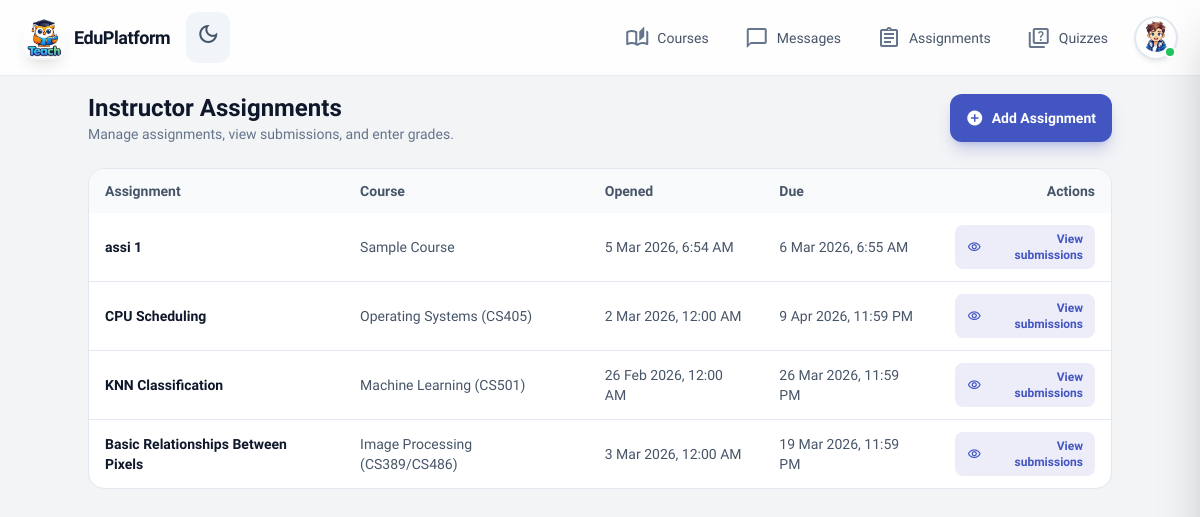
Page /instructor/assignments/ (signed in) on the committed database.
### teach/models.py (models this page shows, shortened)
class Assignment(models.Model):
    assignment_id = models.AutoField(primary_key=True)
    content = models.ForeignKey(
        CourseContent,
        on_delete=models.CASCADE,
        related_name='assignments',
        to_field='content_id'
    )
    description = models.TextField(blank=True, default='')
    learning_objectives = models.TextField(
        blank=True,
        default='',
        help_text='Bullet points describing what the student will learn.'
    )
    opened_at = models.DateTimeField(null=True, blank=True, help_text='When the assignment becomes available.')
    deadline = models.DateTimeField(help_text='Due date and time.')
    assignment_file = models.FileField(
        upload_to='assignments/files/',
        blank=True,
        null=True,
        help_text='Downloadable file (e.g. .docx, .pdf) uploaded by instructor.'
    )
    course_name_display = models.CharField(
        max_length=200,
        blank=True,
        default='',
        help_text='Course name shown on assignment page (e.g. Image Processing).'
    )
    course_code_display = models.CharField(
        max_length=100,
        blank=True,
        default='',
        help_text='Course code (e.g. CS389/CS486).'
    )
    created_at = models.DateTimeField(auto_now_add=True)
    class Meta:
        ordering = ['-created_at']

class CourseContent(models.Model):
    CONTENT_TYPE_CHOICES = [
        ('lesson', 'Lesson'),
        ('assignment', 'Assignment'),
        ('quiz', 'Quiz'),
    ]
    content_id = models.AutoField(primary_key=True)
    course = models.ForeignKey(
        Course,
        on_delete=models.CASCADE,
        related_name='contents',
        to_field='course_id'
    )
    title = models.CharField(max_length=200)
    content_type = models.CharField(
        max_length=20,
        choices=CONTENT_TYPE_CHOICES
    )
    order_index = models.PositiveIntegerField(default=1)
    is_locked = models.BooleanField(default=False)
    created_at = models.DateTimeField(auto_now_add=True)
    class Meta:
        ordering = ['order_index', 'created_at']
        unique_together = ['course', 'order_index']

class Course(models.Model):
    course_id = models.AutoField(primary_key=True)
    course_name = models.CharField(max_length=200)
    course_code = models.CharField(max_length=50, blank=True, default='')
    course_description = models.TextField(blank=True, default='')
    course_image = models.ImageField(
        upload_to='courses/images/',
        blank=True,
        null=True
    )
    GRADE_CHOICES = [
        ('1', 'Grade 1'), ('2', 'Grade 2'), ('3', 'Grade 3'),
        ('4', 'Grade 4'), ('5', 'Grade 5'), ('6', 'Grade 6'),
        ('7', 'Grade 7'), ('8', 'Grade 8'), ('9', 'Grade 9'),
        ('10', 'Grade 10'), ('11', 'Grade 11'), ('12', 'Grade 12'),
    ]
    DIVISION_CHOICES = [
        ('Science', 'Science'),
        ('Mathematics', 'Mathematics'),
        ('Literature', 'Literature'),
        ('General', 'General'),
    ]
    grade = models.CharField(max_length=10, choices=GRADE_CHOICES, blank=True, default='')
    division = models.CharField(max_length=20, choices=DIVISION_CHOICES, blank=True, default='')
    price = models.DecimalField(
        max_digits=10,
        decimal_places=2,
        default=Decimal('0.00'),
        validators=[MinValueValidator(Decimal('0.00'))]
    )
    is_active = models.BooleanField(default=True)
    created_at = models.DateTimeField(auto_now_add=True)
    class Meta:
        ordering = ['-created_at']

### teach/views.py (the view)
@login_required
def instructor_assignments_dashboard(request):
    if not _require_instructor(request.user):
        messages.error(request, "You do not have permission to access the instructor dashboard.")
        return redirect("instructor")
    assignments = (
        Assignment.objects
        .select_related("content", "content__course")
        .order_by("-created_at")[:100]
    )
    return render(
        request,
        "teach/instructor_assignments.html",
        {"assignments": assignments},
    )

### teach/context_processors.py (called while the page is built)
def unread_messages_count(request):
    if request.user.is_authenticated:
        count = Message.objects.filter(receiver=request.user, is_read=False).count()
        return {"unread_messages_count": count}
    return {"unread_messages_count": 0}

### teach/views.py (called while the page is built)
def _require_instructor(user):
    return user.is_staff or user.is_superuser

### templates/teach/instructor_assignments.html (shortened to what this page needs)
{% extends 'teach/base.html' %}
{% block main_class %}px-4 py-4 pb-24 md:pb-8{% endblock %}
{% block content %}
<div class="max-w-5xl mx-auto space-y-6">
  <div class="flex items-center justify-between gap-4">
    <div>
      <h1 class="text-2xl font-bold text-slate-900 dark:text-white">Instructor Assignments</h1>
      <p class="text-sm text-slate-500 dark:text-slate-400">
        Manage assignments, view submissions, and enter grades.
      </p>
    </div>
    <a href="{% url 'instructor_add_assignment' %}"
      class="inline-flex items-center gap-2 px-4 py-2.5 rounded-xl text-sm font-semibold text-white bg-primary hover:bg-primary/90 shadow-lg shadow-primary/25 transition-all duration-200 hover:scale-105">
      <span class="material-icons-outlined text-lg">add_circle</span>
      Add Assignment
    </a>
  </div>
  <div class="overflow-hidden rounded-2xl border border-slate-200 dark:border-slate-700 bg-white dark:bg-slate-900">
    <table class="min-w-full text-sm">
      <thead class="bg-slate-50 dark:bg-slate-800/80 text-slate-600 dark:text-slate-300">
        <tr>
          <th class="px-4 py-3 text-left font-semibold">Assignment</th>
          <th class="px-4 py-3 text-left font-semibold">Course</th>
          <th class="px-4 py-3 text-left font-semibold">Opened</th>
          <th class="px-4 py-3 text-left font-semibold">Due</th>
          <th class="px-4 py-3 text-right font-semibold">Actions</th>
        </tr>
      </thead>
      <tbody class="divide-y divide-slate-200 dark:divide-slate-700">
        {% for a in assignments %}
        <tr class="hover:bg-slate-50 dark:hover:bg-slate-800/60">
          <td class="px-4 py-3">
            <div class="font-semibold text-slate-900 dark:text-white">
              {{ a.content.title }}
            </div>
          </td>
          <td class="px-4 py-3 text-slate-600 dark:text-slate-400">
            {% if a.course_name_display or a.course_code_display %}
            {{ a.course_name_display }}{% if a.course_code_display %} ({{ a.course_code_display }}){% endif %}
            {% else %}
            {{ a.content.course.course_name }}
            {% endif %}
          </td>
          <td class="px-4 py-3 text-slate-600 dark:text-slate-400">
            {% if a.opened_at %}{{ a.opened_at|date:"j M Y, g:i A" }}{% else %}—{% endif %}
          </td>
          <td class="px-4 py-3 text-slate-600 dark:text-slate-400">
            {{ a.deadline|date:"j M Y, g:i A" }}
          </td>
          <td class="px-4 py-3 text-right">
            <a href="{% url 'instructor_assignment_submissions' a.assignment_id %}"
              class="inline-flex items-center gap-1 px-3 py-1.5 rounded-lg text-xs font-semibold bg-primary/10 text-primary hover:bg-primary/20">
              <span class="material-icons-outlined text-sm">visibility</span>
              View submissions
            </a>
          </td>
        </tr>
        {% endfor %}
      </tbody>
    </table>
  </div>
</div>
{% endblock %}

### static/teach/css/style.css (style rules this page uses)
body { font-family: "Lexend", "Inter", sans-serif; -webkit-tap-highlight-color: transparent; min-height: max(884px, 100dvh); }

### rows in the picture
Assignment: content "assi 1", content.course.course_name "Sample Course", opened_at "5 Mar 2026, 6:54 AM", deadline "6 Mar 2026, 6:55 AM"
Assignment: content "CPU Scheduling", course_name_display "Operating Systems", course_code_display "CS405", opened_at "2 Mar 2026, 12:00 AM", deadline "9 Apr 2026, 11:59 PM"
Assignment: content "KNN Classification", course_name_display "Machine Learning", course_code_display "CS501", opened_at "26 Feb 2026, 12:00 AM", deadline "26 Mar 2026, 11:59 PM"
Assignment: content "Basic Relationships Between Pixels", course_name_display "Image Processing", course_code_display "CS389/CS486", opened_at "3 Mar 2026, 12:00 AM", deadline "19 Mar 2026, 11:59 PM"
